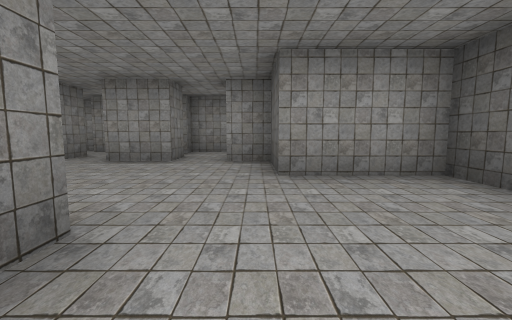
[1] (above)

19 first-person views from a walk through a Unity game level. The camera is 1.2 m above the floor, tilts 6° down and sees 90° across. Doors are open. The floor is counted in squares, 2.4 m on a side. Each view is taken from the middle of a square. On the plan, view 1 faces up. The plan holds only what a view shows up to about 9 squares ahead; the rest is blank. The player is left out.

[2]
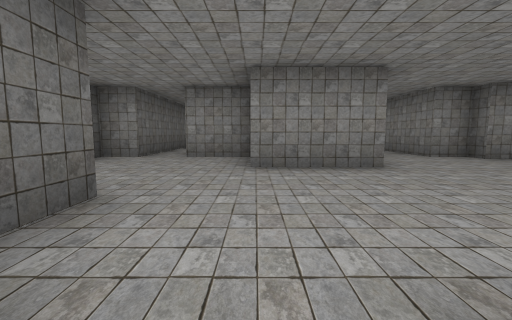

[3]
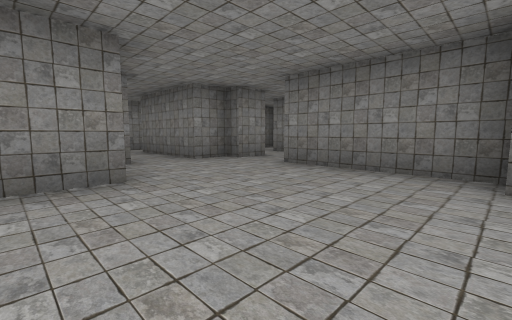

[4]
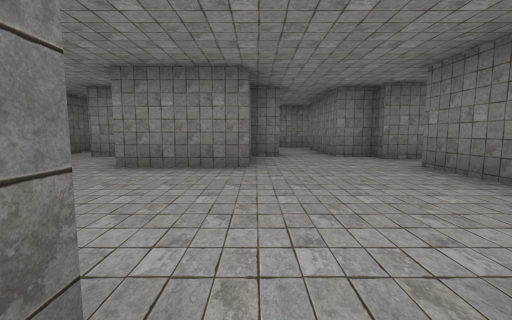

[5]
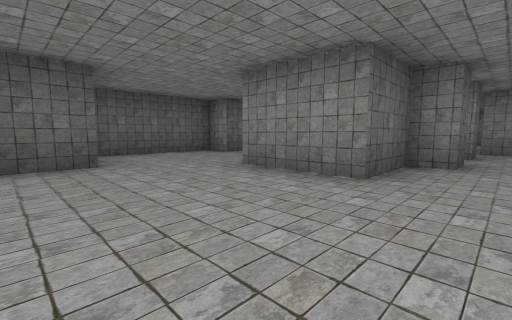

[6]
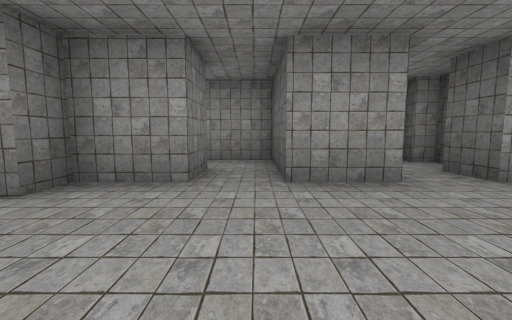

[7]
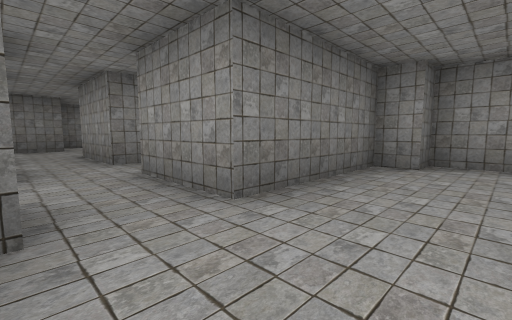

[8]
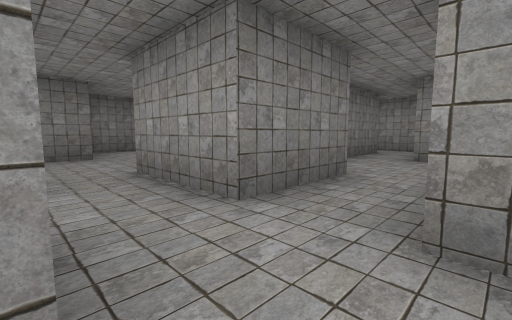

[9]
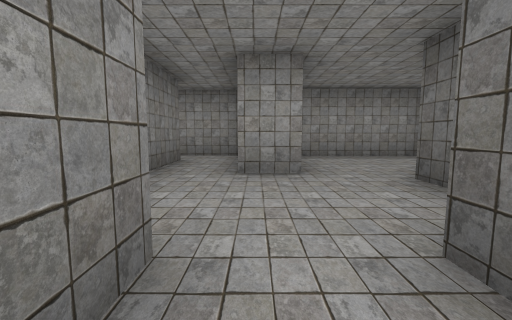

[10]
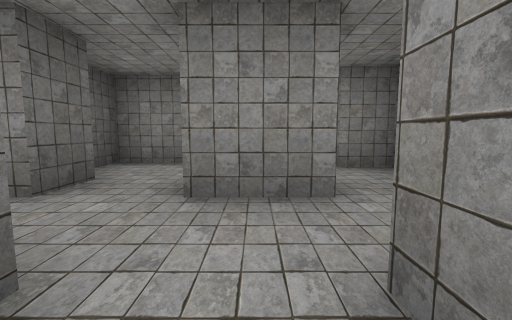

[11]
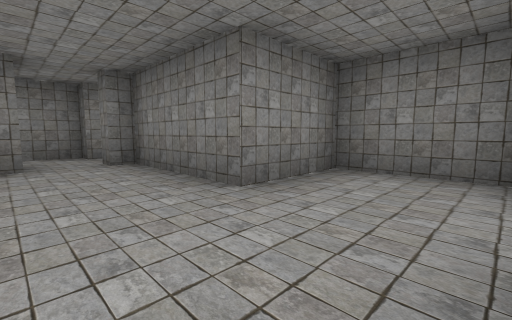

[12]
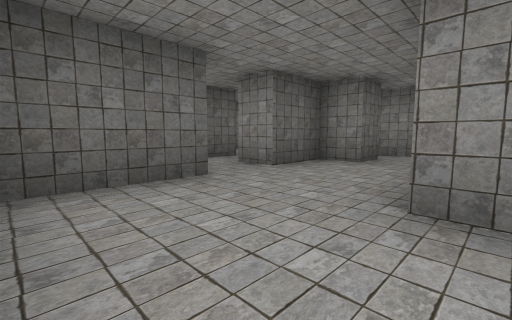

[13]
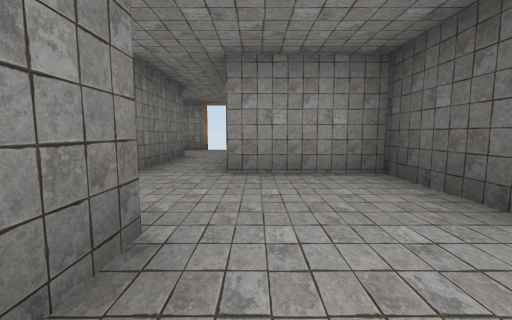

[14]
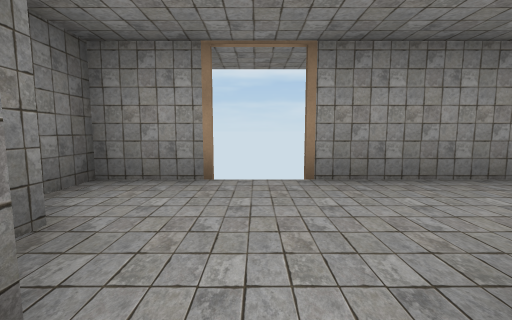

[15]
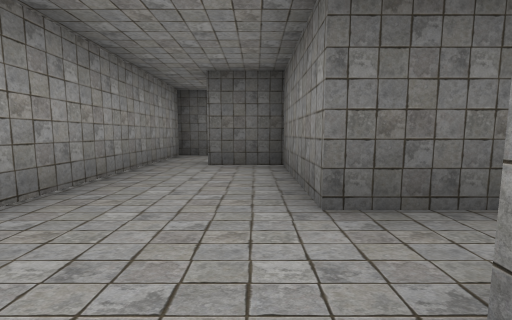

[16]
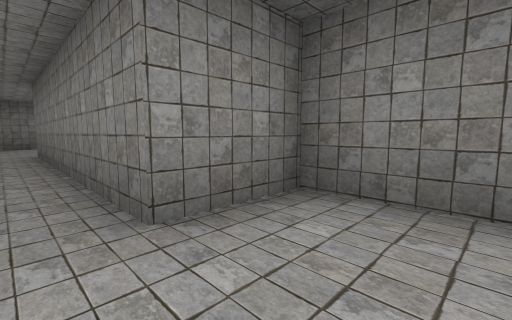

[17]
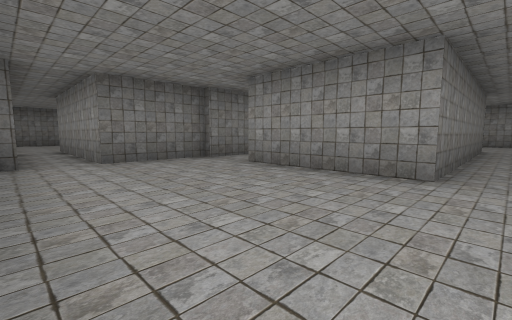

[18]
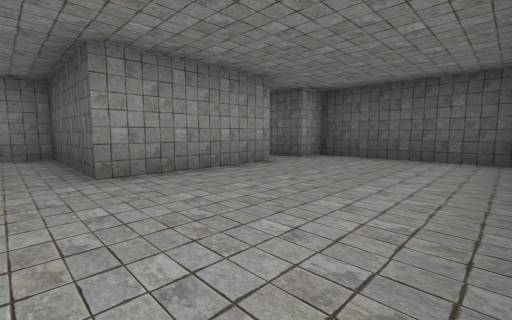

[19]
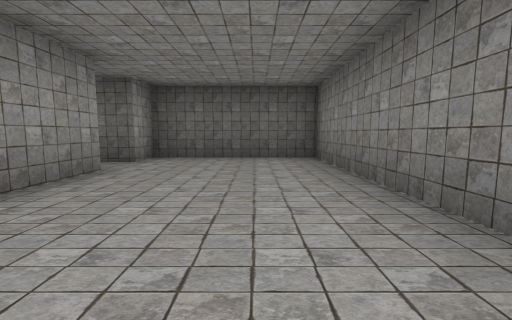

### Floor plan
Points are (right, up) in squares from view 1. A wall is a line through its corners. A room is listed if a view was taken in it or the views show most of it. See-through windows are left out.
Room 1 (views 1, 2, 3, 5, 6, 7, 16)
walls: (-2.9, -0.4) (-2.9, 1.2) (-0.9, 1.2) (-0.9, -0.4) (0.5, -0.4) (0.5, -5.9); (-1.5, 5.4) (-1.5, 4.6) (-2.7, 4.6); (-3.7, 4.6) (-4.9, 4.6) (-4.9, 4) (-5.5, 4) (-5.5, 1.2) (-7.2, 1.2); (-3.5, -1.2) (-3.5, -0.4); (-0.3, 6.4) (-0.3, 6.8); (-0.8, 6.8) (-1.7, 6.8) (-1.7, 6.2); (-6.3, 0) (-5.5, 0) (-5.5, -0.4) (-4.7, -0.4) (-4.7, -1.6); (1.4, -5.9) (1.4, -0.4) (2.2, -0.4) (2.2, 3) (0.3, 3) (0.3, 4.6) (-0.5, 4.6) (-0.5, 5.4)
ways out: opening at (-3, 5) to room 2; opening at (-6, 1) to room 3; opening at (1, -6) to room 6; opening at (-4, -0.5)
Room 2 (views 4, 9, 10)
walls: (-6.3, 4.3) (-6.3, 4.9); (-7.4, 5.2) (-8.2, 5.2); (-3.7, 5.6) (-3.7, 4.6); (-4.5, 7.5) (-7.1, 7.5); (-8.4, 3.1) (-8.4, 1.2); (-2.7, 4.6) (-2.7, 6.8) (-4.4, 6.8); (-7.2, 1.2) (-7.2, 3.1)
ways out: opening at (-3, 5) to room 1; opening at (-8, 2.5) to room 3; opening at (-9, 6) to room 5
Room 3 (view 8)
walls: (-8.6, -0.8) (-8.6, 0) (-7.4, 0) (-7.4, -0.7); (-7, -2.3) (-5.7, -2.3) (-5.7, -1.6); (-6.3, -0.7) (-6.3, 0); (-10.1, -1.7) (-9.1, -1.7); (-8.4, 1.2) (-9.4, 1.2)
ways out: opening at (-6, 1) to room 1; opening at (-8, 2.5) to room 2; opening at (-10, 1) to room 4
Room 4 (views 11, 12, 13)
walls: (-9.4, 1.2) (-10.4, 1.2) (-10.4, 3.2) (-12.4, 3.2); (-14.3, 3.1) (-14.3, 1.2) (-12.6, 1.2) (-12.6, -1.3) (-12.2, -1.3) (-12.2, -1.8); (-11.2, -2.2) (-11.2, -1.3) (-10.4, -1.3) (-10.4, 0) (-9.6, 0); (-12.2, -3.1) (-10.8, -3.1)
ways out: opening at (-10, 1) to room 3; opening at (-13, 4.5) to room 5
Room 5 (views 14, 15)
walls: (-13.6, 5.6) (-13.6, 3.2); (-12.4, 4.4) (-12.4, 5.6) (-10, 5.6) (-10, 6.8); (-13.4, 7.7) (-14.7, 7.7) (-14.7, 7); (-9.4, 6.9) (-9.4, 5); (-8.2, 7) (-8.2, 7.7) (-12.5, 7.7)
ways out: opening at (-9, 6) to room 2; opening at (-13, 4.5) to room 4; open door at (-13, 8)
Room 6 (views 17, 18, 19)
walls: (-1.9, -9.2) (2.2, -9.2) (2.2, -5.9) (1.4, -5.9); (0.5, -5.9) (-2.3, -5.9) (-2.3, -2.9) (-3.1, -2.9); (-3.7, -5.9) (-3.7, -7.9); (-3.5, -4.8) (-3.5, -5.9)
ways out: opening at (1, -6) to room 1; opening at (-4, -8)

Positions as (right, up) in squares from view 1, and headings:
1: (0, 0), facing up
2: (-1, 5), facing down
3: (-2, 4), facing down-left
4: (-3, 5), facing down
5: (-4, 4), facing down-right
6: (-3, 2), facing up
7: (-4, 0), facing up-left
8: (-7, 0), facing up-left
9: (-8, 2), facing up
10: (-8, 2), facing down
11: (-11, 3), facing down-left
12: (-13, 3), facing down-right
13: (-12, 0), facing up
14: (-13, 5), facing up
15: (-14, 6), facing right
16: (1, 1), facing down-left
17: (1, -9), facing up-left
18: (-3, -9), facing up-right
19: (-3, -8), facing right
